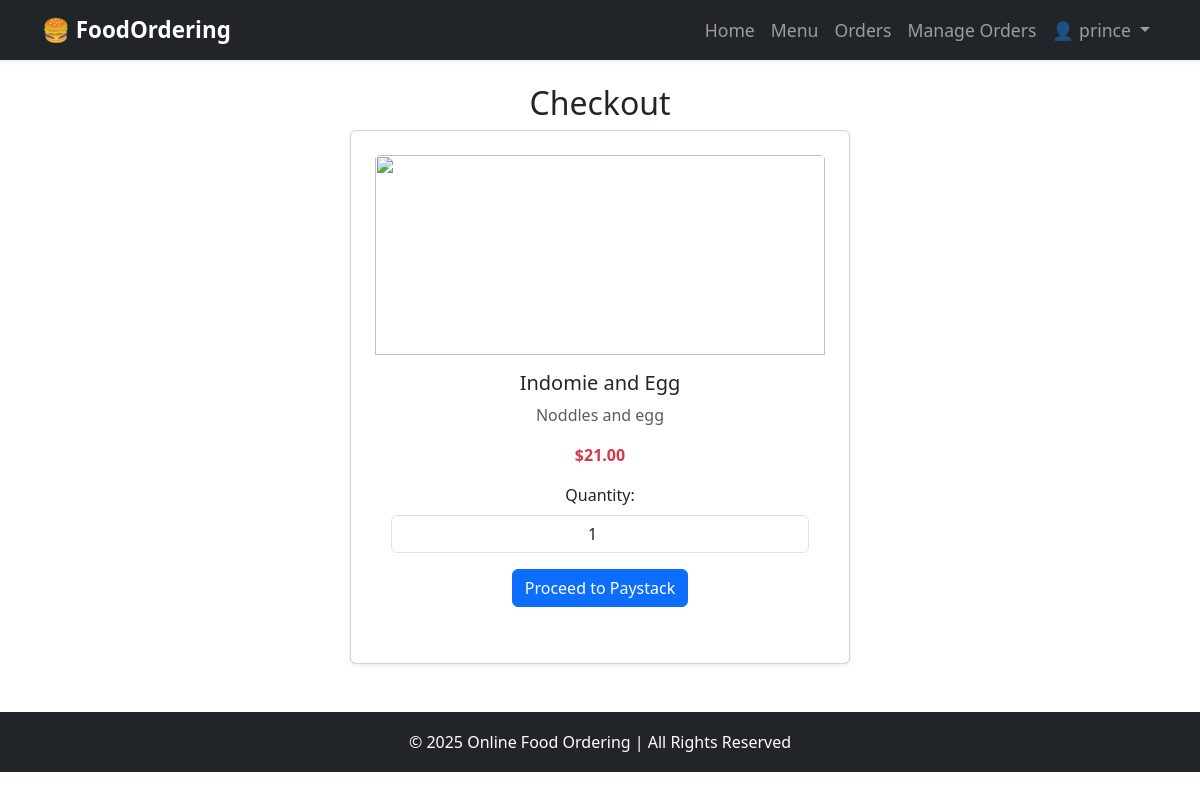
Screenshot of /checkout/1/ (signed in) with the database file from the repository.
### food_ordering/models.py (models this page shows, shortened)
class Food(models.Model):
    name = models.CharField(max_length=100)
    description = models.TextField()
    price = models.DecimalField(max_digits=6, decimal_places=2)
    category = models.CharField(
        max_length=50,
        choices=[("Veg", "Veg"), ("Non-Veg", "Non-Veg")],
        default="Veg"
    )
    available = models.BooleanField(default=True)
    image = CloudinaryField('image', blank=True, null=True)  # ✅ Cloudinary storage

### food_ordering/views.py (the view, shortened to what this page needs)
# urls.py: path("checkout/<int:food_id>/", views.checkout, name="checkout"),
@login_required
def checkout(request, food_id):
    food = get_object_or_404(Food, id=food_id)
    return render(request, "food_ordering/checkout.html", {"food": food})

### templates/food_ordering/checkout.html (shortened to what this page needs)
{% extends "base.html" %}
{% block content %}
<h2 class="text-center">Checkout</h2>
<div class="card mx-auto shadow-sm p-4" style="max-width: 500px;">
    <img src="{{ food.image.url }}" class="card-img-top" style="height: 200px; object-fit: cover;">
    <div class="card-body text-center">
        <h5 class="card-title">{{ food.name }}</h5>
        <p class="text-muted">{{ food.description }}</p>
        <p class="fw-bold text-danger">${{ food.price }}</p>
        <form method="POST">
            <label for="quantity" class="form-label">Quantity:</label>
            <input type="number" name="quantity" id="quantity" class="form-control text-center" value="1" min="1">
            <button type="submit" class="btn btn-primary mt-3">Proceed to Paystack</button>
        </form>
    </div>
</div>
{% endblock %}

### templates/base.html (shortened to what this page needs)
{% load static %}
<link rel="stylesheet" href="{% static 'css/style.css' %}">
<!DOCTYPE html>
<html lang="en">
<head>
    <link href="https://cdn.jsdelivr.net/npm/bootstrap@5.3.2/dist/css/bootstrap.min.css" rel="stylesheet">
</head>
<body>
    <header>
        <nav class="navbar navbar-expand-lg navbar-dark bg-dark shadow-sm">
            <div class="container">
                <a class="navbar-brand" href="/">🍔 FoodOrdering</a>
                <div class="collapse navbar-collapse" id="navbarNav">
                    <ul class="navbar-nav ms-auto">
                        <li class="nav-item">
                            <a class="nav-link" href="/">Home</a>
                        </li>
                        <li class="nav-item">
                            <a class="nav-link" href="{% url 'menu' %}">Menu</a>
                        </li>
                        {% if user.is_authenticated %}
                            <li class="nav-item">
                                <a class="nav-link" href="{% url 'order_history' %}">Orders</a>
                            </li>
                            {% if user.is_staff %}
                            <li class="nav-item">
                                <a class="nav-link" href="{% url 'manage_orders' %}">Manage Orders</a>
                            </li>
                            {% endif %}
                            <li class="nav-item dropdown">
                                <a class="nav-link dropdown-toggle" href="#" id="userDropdown" role="button" data-bs-toggle="dropdown">
                                    👤 {{ user.username }}
                                </a>
                            </li>
                        {% endif %}
                    </ul>
                </div>
            </div>
        </nav>
    </header>
    <main class="container mt-4">
        {% block content %}{% endblock %}
    </main>
    <footer class="footer bg-dark text-white text-center mt-5">
        <p class="mb-0">&copy; 2025 Online Food Ordering | All Rights Reserved</p>
    </footer>
</body>
</html>

### static/css/style.css (style rules this page uses)
.card { border-radius: 8px; padding: 20px; }

### templates/base.html (style rules this page uses)
.navbar-brand { font-weight: bold; font-size: 1.4rem; }
.nav-link { font-size: 1.1rem; }
.footer { position: relative; bottom: 0; width: 100%; height: 60px; line-height: 60px; background-color: #343a40; }

### rows the page displays
Food: name "Indomie and Egg", description "Noddles and egg", price "21.00"

### other values shown
{{ user.username }} "prince"
